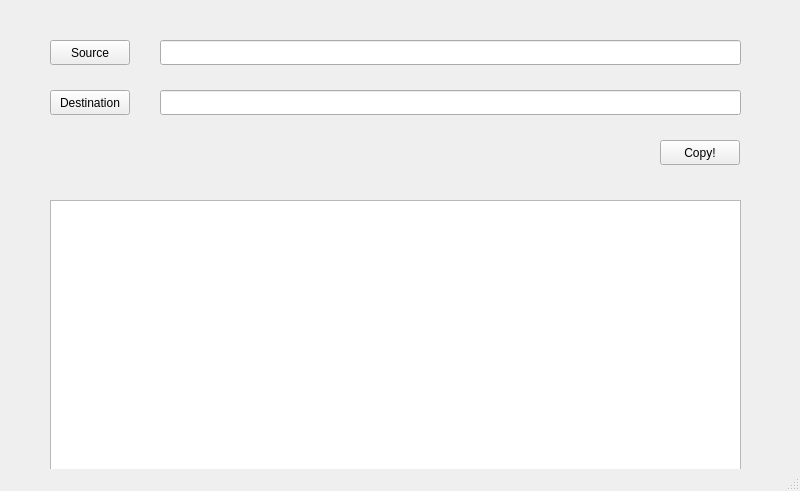
<?xml version="1.0" encoding="UTF-8"?>
<ui version="4.0">
 <class>PhotoCopier</class>
 <widget class="QMainWindow" name="PhotoCopier">
  <property name="geometry">
   <rect>
    <x>0</x>
    <y>0</y>
    <width>800</width>
    <height>491</height>
   </rect>
  </property>
  <property name="windowTitle">
   <string>PhotoCopier</string>
  </property>
  <widget class="QWidget" name="centralwidget">
   <widget class="QPushButton" name="pushButtonSource">
    <property name="geometry">
     <rect>
      <x>50</x>
      <y>40</y>
      <width>80</width>
      <height>25</height>
     </rect>
    </property>
    <property name="text">
     <string>Source</string>
    </property>
   </widget>
   <widget class="QPushButton" name="pushButtoDestination">
    <property name="geometry">
     <rect>
      <x>50</x>
      <y>90</y>
      <width>80</width>
      <height>25</height>
     </rect>
    </property>
    <property name="text">
     <string>Destination</string>
    </property>
   </widget>
   <widget class="QLineEdit" name="lineEditSource">
    <property name="geometry">
     <rect>
      <x>160</x>
      <y>40</y>
      <width>581</width>
      <height>25</height>
     </rect>
    </property>
   </widget>
   <widget class="QLineEdit" name="lineEditDestination">
    <property name="geometry">
     <rect>
      <x>160</x>
      <y>90</y>
      <width>581</width>
      <height>25</height>
     </rect>
    </property>
   </widget>
   <widget class="QTextEdit" name="textEditOutput">
    <property name="geometry">
     <rect>
      <x>50</x>
      <y>200</y>
      <width>691</width>
      <height>331</height>
     </rect>
    </property>
   </widget>
   <widget class="QPushButton" name="pushButtonStart">
    <property name="geometry">
     <rect>
      <x>660</x>
      <y>140</y>
      <width>80</width>
      <height>25</height>
     </rect>
    </property>
    <property name="text">
     <string>Copy!</string>
    </property>
   </widget>
  </widget>
  <widget class="QMenuBar" name="menubar">
   <property name="geometry">
    <rect>
     <x>0</x>
     <y>0</y>
     <width>800</width>
     <height>22</height>
    </rect>
   </property>
  </widget>
  <widget class="QStatusBar" name="statusbar"/>
 </widget>
 <resources/>
 <connections/>
</ui>
